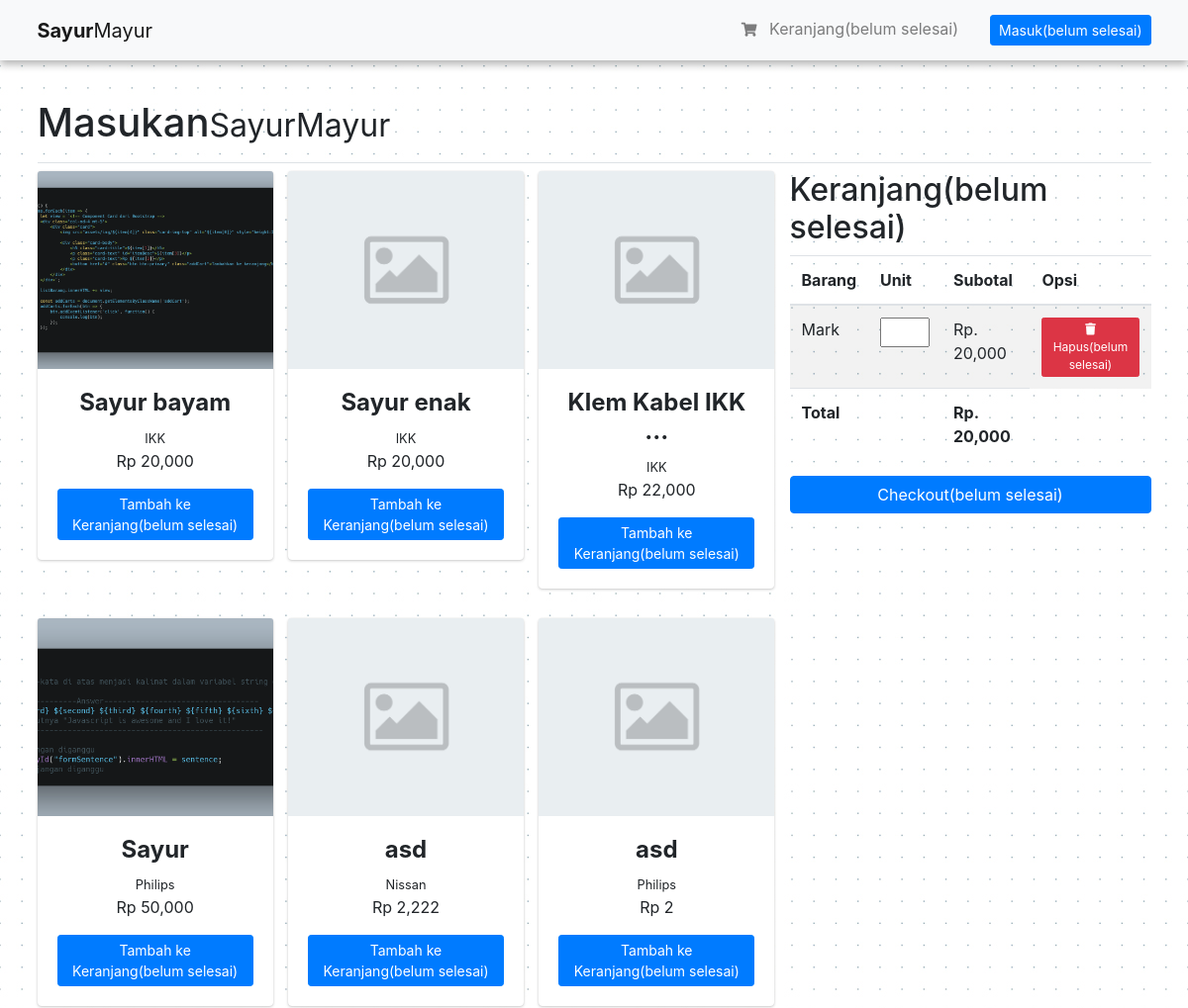
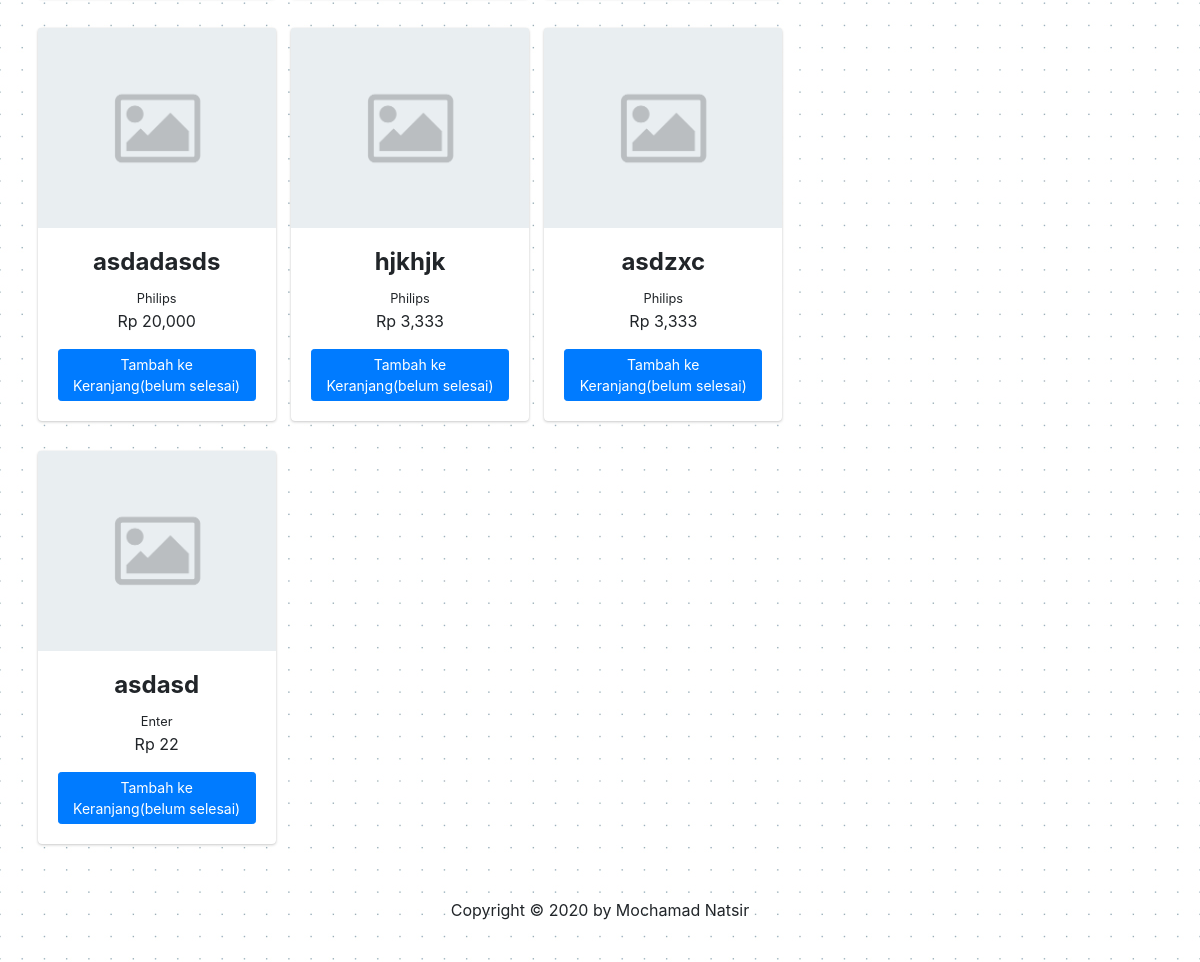
The page / on the database its author committed (2 pictures, top to bottom).
### tables this page shows
CREATE TABLE `tbl_barang` (
  `barang_id` varchar(15) NOT NULL,
  `barang_gambar` varchar(128) NOT NULL,
  `barang_nama` varchar(150) DEFAULT NULL,
  `barang_harpok` double DEFAULT NULL,
  `barang_harjul` double DEFAULT NULL,
  `barang_harjul_grosir` double DEFAULT NULL,
  `barang_stok` int(11) DEFAULT 0,
  `barang_tgl_input` timestamp NULL DEFAULT current_timestamp(),
  `barang_tgl_last_update` datetime DEFAULT NULL,
  `barang_kategori_id` int(11) DEFAULT NULL,
  `barang_satuan_id` int(11) NOT NULL,
  `barang_user_id` int(11) DEFAULT NULL
);

CREATE TABLE `tbl_kategori` (
  `kategori_id` int(11) NOT NULL,
  `kategori_nama` varchar(35) DEFAULT NULL
);

### application/controllers/Page.php (called while the page is built, shortened)
<?php
class Page extends CI_Controller
{
    public function __construct()
    {
        $this->load->model('BarangModel', 'barang');
    }
    public function index()
    {
        $data['title'] = 'Beranda';
        $data['barangs'] = $this->barang->getBarang();
        $this->load->view('layout/page/header', $data);
        $this->load->view('customer/page/index');
        $this->load->view('layout/dashboard/footer');
    }
}

### index.php (called while the page is built, shortened)
<?php
require_once BASEPATH.'core/CodeIgniter.php';

### application/models/BarangModel.php (called while the page is built, shortened)
<?php
class BarangModel extends CI_Model
{
    public function getBarang($barang_id = null)
    {
        if ($barang_id === null) {
            $hsl = $this->db->query("SELECT * FROM tbl_barang JOIN tbl_kategori ON barang_kategori_id=kategori_id JOIN tbl_satuan ON barang_satuan_id=satuan_id ORDER BY barang_id ASC");
        } else {
            $hsl = $this->db->query("SELECT * FROM tbl_barang JOIN tbl_kategori ON barang_kategori_id=kategori_id JOIN tbl_satuan ON barang_satuan_id=satuan_id WHERE barang_id = '$barang_id'");
        }
        return $hsl;
    }
}

### application/views/customer/page/index.php (the view)
<div class="container" style="margin-top: 100px;">
    <h1 class="pb-3 border-bottom">Masukan<small>SayurMayur</small></h1>
    <div class="row">
        <div class="col-md-8">
            <div class="row">
                <?php foreach ($barangs->result() as $barang) : ?>
                    <div class="col-md-4 col-6">
                        <div class="card" style="margin-bottom: 30px;">
                            <img class="card-img-top" src="<?= base_url(); ?>assets/source/images/barang/<?= $barang->barang_gambar ?>" alt="<?= $barang->barang_id; ?>" style="width:100%; height:200px; object-fit:cover">
                            <div class="card-body text-center">
                                <h4><b><?= (strlen($barang->barang_nama) > 14) ? substr($barang->barang_nama, 0, 15) . '...' : $barang->barang_nama; ?></b></h4>
                                <small><?= $barang->kategori_nama; ?></small>
                                <p><?= 'Rp ' . number_format($barang->barang_harjul); ?></p>
                                <a href="" class="btn btn-sm btn-primary">Tambah ke Keranjang(belum selesai)</a>
                            </div>
                        </div>
                    </div>
                <?php endforeach; ?>
            </div>
        </div>
        <div class="col-md-4">
            <h2 class="text-left">Keranjang(belum selesai)</h2>
            <table class="table table-striped">
                <thead>
                    <tr>
                        <th scope="col">Barang</th>
                        <th scope="col">Unit</th>
                        <th scope="col">Subotal</th>
                        <th scope="col">Opsi</th>
                    </tr>
                </thead>
                <tbody>
                    <tr class="text-left">
                        <td>Mark</td>
                        <td><input type="number" style="width: 50px;"></td>
                        <td>Rp. 20,000</td>
                        <td>
                            <button data-toggle="modal" data-target="#modalUniversal" class="btn btn-xs btn-danger text-white tampil-modal-hapus" data-barang_id="<?= $barang->barang_id; ?>"><i class="fa fa-trash"></i> Hapus(belum selesai)</button>
                        </td>
                    </tr>
                </tbody>
                <tfoot>
                    <tr>
                        <th colspan="2">Total</th>
                        <th>Rp. 20,000</th>
                    </tr>
                </tfoot>
            </table>
            <button class="btn btn-primary btn-block">Checkout(belum selesai)</button>
        </div>
    </div>
</div>

### application/views/layout/page/header.php (shortened to what this page needs)
<!doctype html>
<html lang="en">
<head>
    <link rel="stylesheet" href="https://stackpath.bootstrapcdn.com/bootstrap/4.5.0/css/bootstrap.min.css">
    <link rel="stylesheet" href="<?= base_url(); ?>assets/adminlte/plugins/fontawesome-free/css/all.min.css" />
    <link rel="stylesheet" href="https://code.ionicframework.com/ionicons/2.0.1/css/ionicons.min.css" />
    <link rel="stylesheet" href="<?= base_url(); ?>assets/adminlte/dist/css/adminlte.min.css" />
    <link rel="stylesheet" href="<?= base_url(); ?>assets/pos/css/style.css" />
    <link rel="stylesheet" href="assets/adminlte/plugins/datatables-bs4/css/dataTables.bootstrap4.min.css" />
    <link rel="stylesheet" href="assets/adminlte/plugins/datatables-responsive/css/responsive.bootstrap4.min.css" />
    <link rel="stylesheet" href="assets/adminlte/plugins/select2/css/select2.min.css" />
    <link rel="stylesheet" href="assets/adminlte/plugins/select2-bootstrap4-theme/select2-bootstrap4.min.css" />
</head>
<body style="background-image: url('assets/pos/img/background.png');">
    <nav class="navbar navbar-expand-lg navbar fixed-top navbar-light bg-light shadows">
        <div class="container">
            <a class="navbar-brand" href="<?= site_url('dashboard'); ?>"><b>Sayur</b>Mayur</a>
            <ul class="navbar-nav ml-auto">
                <li class="nav-item">
                    <a class="nav-link" href="#"><i class="fa fa-shopping-cart btn-sm"></i> Keranjang(belum selesai)</a>
                </li>
            </ul>
            <button class="btn btn-primary btn-sm ml-3">Masuk(belum selesai)</button>
        </div>
    </nav>

### application/views/layout/dashboard/footer.php (shortened to what this page needs)
<footer class="my-4">
    <div class="row">
        <div class="col-lg-12">
            <p style="text-align:center;">Copyright &copy; <?php echo '2020'; ?> by Mochamad Natsir</p>
        </div>
    </div>
</footer>
</body>
</html>

### assets/pos/css/style.css (style rules this page uses)
.shadows { box-shadow: 0 4px 8px 0 rgba(0, 0, 0, 0.3); }
.row:after { content: ""; display: table; clear: both; }

### rows shown on the page
tbl_barang: barang_gambar+barang_id (picture), barang_nama "Sayur bayam", barang_kategori.kategori_nama "IKK", barang_harjul "20,000"
tbl_barang: barang_gambar (placeholder picture), barang_nama "Sayur enak", barang_kategori.kategori_nama "IKK", barang_harjul "20,000"
tbl_barang: barang_gambar (placeholder picture), barang_nama "Klem Kabel IKK", barang_kategori.kategori_nama "IKK", barang_harjul "22,000"
tbl_barang: barang_gambar+barang_id (picture), barang_nama "Sayur", barang_kategori.kategori_nama "Philips", barang_harjul "50,000"
tbl_barang: barang_gambar (placeholder picture), barang_nama "asd", barang_kategori.kategori_nama "Nissan", barang_harjul "2,222"
tbl_barang: barang_gambar (placeholder picture), barang_nama "asd", barang_kategori.kategori_nama "Philips", barang_harjul "2"
tbl_barang: barang_gambar (placeholder picture), barang_nama "asdadasds", barang_kategori.kategori_nama "Philips", barang_harjul "20,000"
tbl_barang: barang_gambar (placeholder picture), barang_nama "hjkhjk", barang_kategori.kategori_nama "Philips", barang_harjul "3,333"
tbl_barang: barang_gambar (placeholder picture), barang_nama "asdzxc", barang_kategori.kategori_nama "Philips", barang_harjul "3,333"
tbl_barang: barang_gambar (placeholder picture), barang_nama "asdasd", barang_kategori.kategori_nama "Enter", barang_harjul "22"
